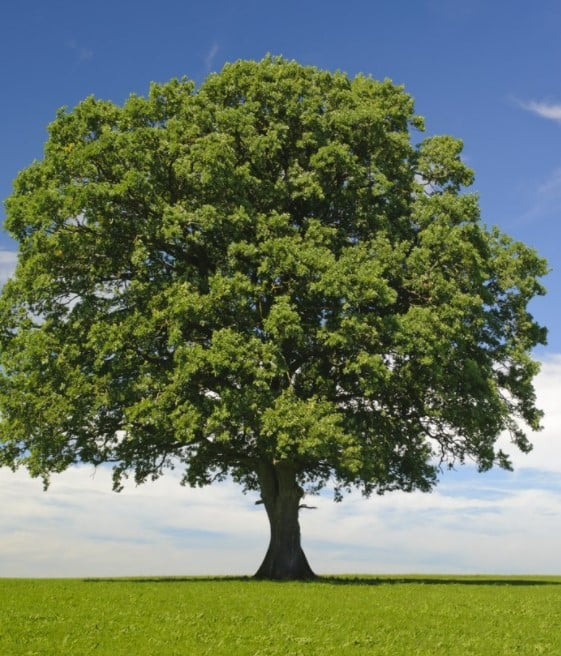
#> input picture image/kmean_image.jpg, 561 x 656 px
$ python image.py
#> lines starting #> are read from the running program, lines starting #| are printed output that depends on the picture
import matplotlib.pyplot as plt
from sklearn.cluster import KMeans
import numpy as np
import cv2


K=4
img=plt.imread("kmean_image.jpg")
#> img is the input picture: shape (656, 561, 3); mean R, G, B 103.5, 117.6, 93.9
img=cv2.resize(img,(160,160),interpolation = cv2.INTER_AREA)
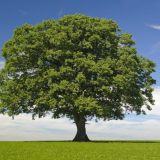
#> img: shape (160, 160, 3); mean R, G, B 103.5, 117.6, 93.9
print(type(img))
#| <class 'numpy.ndarray'>
print(img.shape)
#| (160, 160, 3)
width=img.shape[0]
#> width = 160
height=img.shape[1]
#> height = 160
img=img.reshape(width*height,3)
kmeans=KMeans(n_clusters=K).fit(img)
labels=kmeans.predict(img)
clusters=kmeans.cluster_centers_
#> clusters = [[52.71, 61.35, 32.61], [203.7, 209, 209.5], [113.4, 126.1, 45.32], [88.15, 119.6, 169.1]]

img_init=np.zeros_like(img)
for i in range(len(img_init)):
	img_init[i]=clusters[labels[i]]

img_after=img_init.reshape(width,height,3)
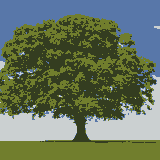
#> img_after: shape (160, 160, 3); mean of channels 0, 1, 2 102.9, 117.2, 93.5; drawn as R, G, B

print(type(img_after))
#| <class 'numpy.ndarray'>

plt.imshow(img_after)
plt.show()
